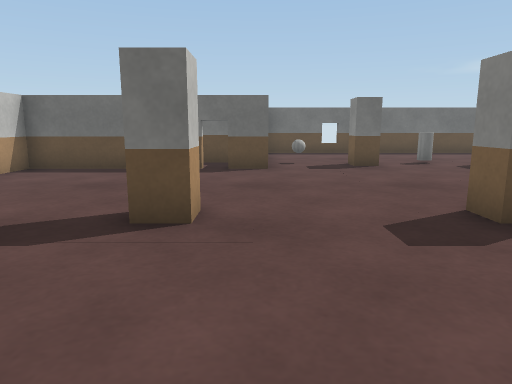
[1] (above)

15 first-person views from a walk through a 3-D level made in the Unity game engine. The camera is 0.51 m above the floor, tilts 10° down and sees 70° across. The floor is counted in squares, 0.5 m on a side. Each view is taken from the middle of a square. On the plan, view 1 faces up. The plan holds only what a view shows up to about 13 squares ahead; the rest is blank. The player is left out. Surface patterns are stand-ins for the level's own textures.

[2]
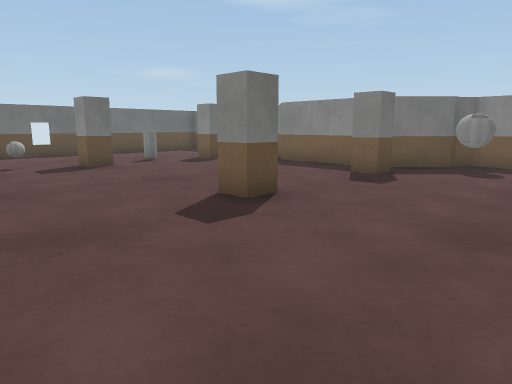

[3]
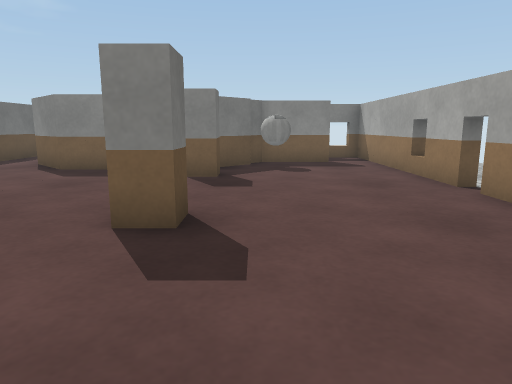

[4]
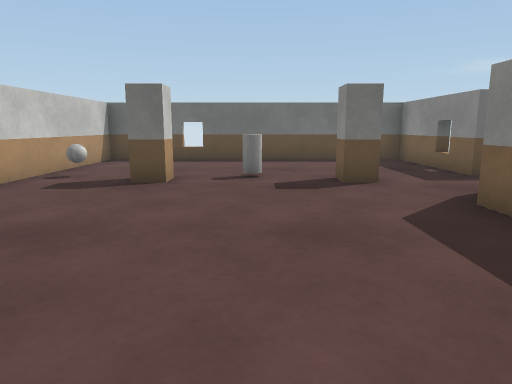

[5]
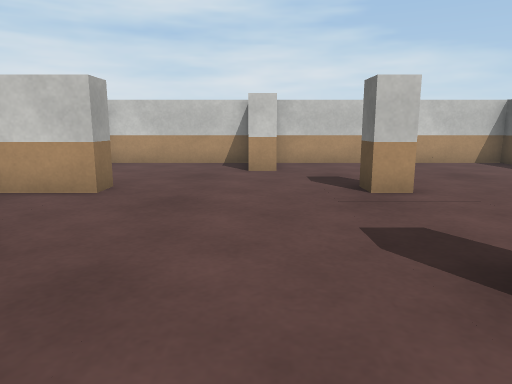

[6]
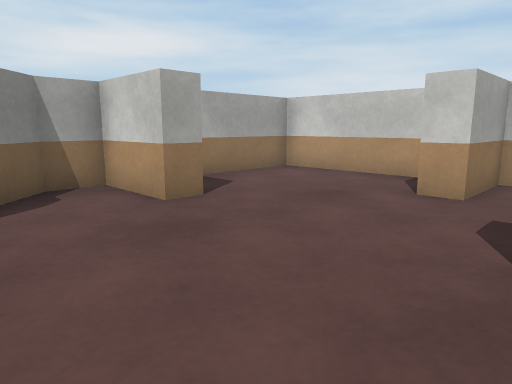

[7]
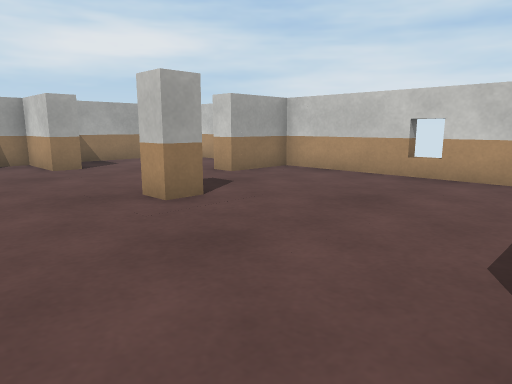

[8]
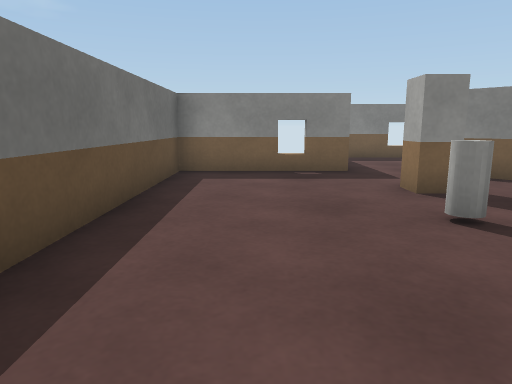

[9]
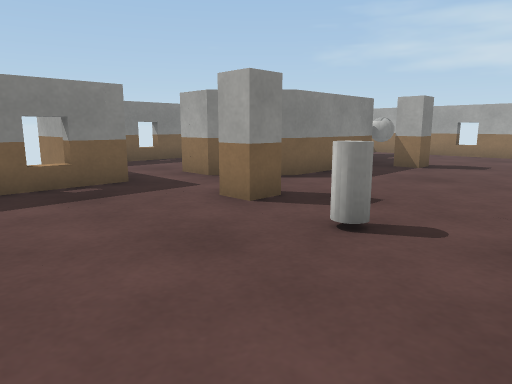

[10]
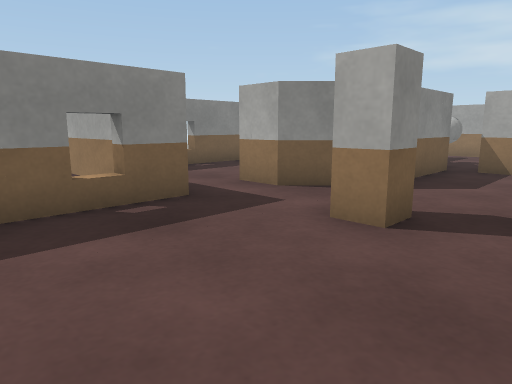

[11]
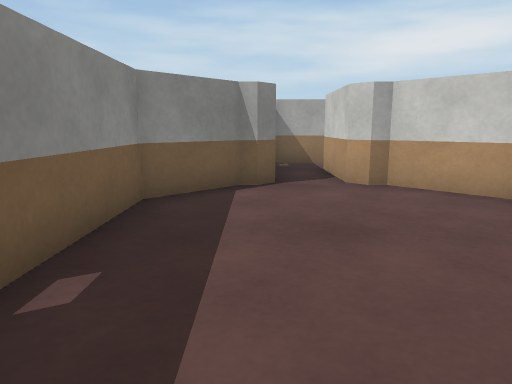

[12]
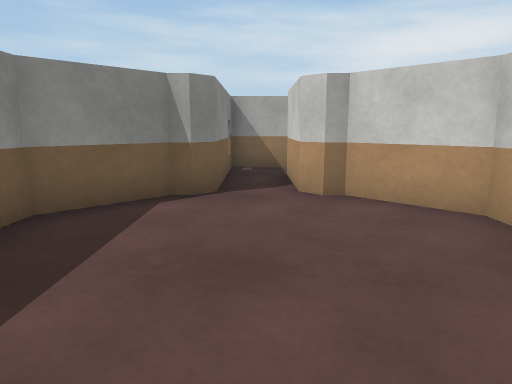

[13]
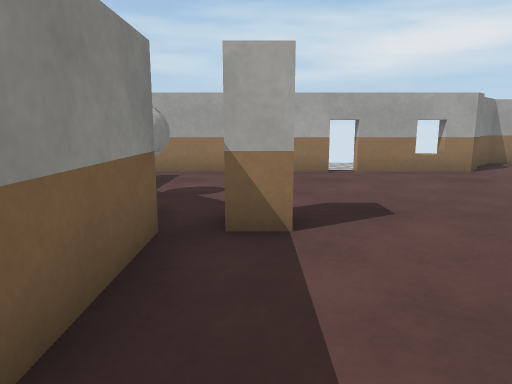

[14]
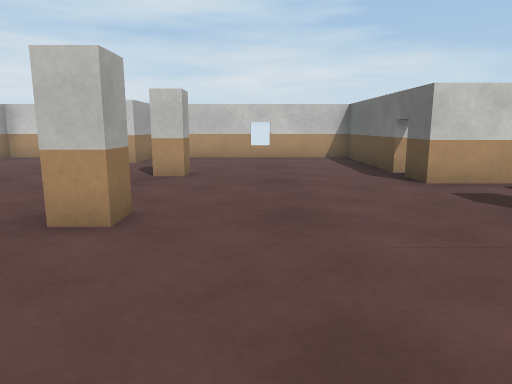

[15]
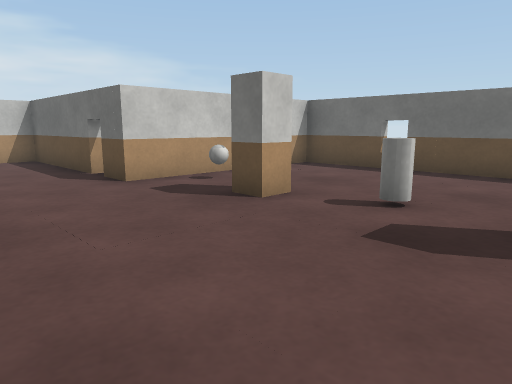

### Floor plan
Points are (right, up) in squares from view 1. A wall is a line through its corners. A room is listed if a view was taken in it or the views show most of it. See-through windows are left out.
Room 1 (views 1, 2, 3, 4, 5, 6, 7, 8, 9, 10, 13, 14, 15)
walls: (2.6, 4.5) (3.3, 4.5) (3.3, 3.8) (2.6, 3.8) (2.6, 4.5); (-1.4, 4.5) (-0.7, 4.5) (-0.7, 3.8) (-1.4, 3.8); (3.3, 10.5) (3.3, 9.8) (2.6, 9.8) (2.6, 10.5); (7.4, 3.8) (6.6, 3.8) (6.6, 4.5) (7.4, 4.5); (8, 4.4) (8, 7.8) (9.3, 9.1) (10.4, 9.1); (7.4, 9.8) (6.6, 9.8) (6.6, 10.5) (7.4, 10.5); (1.6, -0.8) (2, -0.5) (10.6, -0.5); (-1.4, -0.5) (-0.7, -0.5) (-0.7, -2.5) (0.3, -2.5) (1.2, -1.6); (-5.7, 1.9) (-5.7, -2.5) (-2, -2.5); (10, 0.8) (10, 2.8) (9.6, 3.1) (9.3, 3.1) (8.2, 4.3); (10.6, 10.8) (9.6, 10.8) (9.6, 14.8) (0.3, 14.8) (0.3, 9.2) (-5.7, 9.2) (-5.7, 2.5) (-3.7, 2.5) (-3.7, 1.8)
ways out: opening at (10, 0) to room 2; opening at (10, 10) to room 2
objects: ball (1, 11); cylinder (5, 11); ball (9, 2)
Room 2 (views 11, 12)
walls: (9.9, 3.5) (10.3, 3.2) (10.3, 0.8); (8.3, 5.2) (8.3, 4.8) (9.7, 3.5); (12.1, 10.8) (10.6, 10.8); (10.6, -0.5) (11.6, -0.5) (11.6, 3.2) (12, 3.5) (12.3, 3.5) (13.6, 4.8) (13.6, 9.9)
ways out: opening at (10, 0) to room 1; opening at (10, 10) to room 1

Where each view was taken, in squares from view 1:
view 1: 0 up, 0 right, facing up
view 2: 0 up, 1 left, facing up-right
view 3: 3 up, 1 left, facing right
view 4: 3 up, 5 right, facing up
view 5: 2 up, 5 right, facing left
view 6: 4 up, 2 right, facing down-left
view 7: 9 up, 2 right, facing down-left
view 8: 13 up, 1 right, facing right
view 9: 14 up, 3 right, facing down-right
view 10: 14 up, 5 right, facing down-right
view 11: 10 up, 12 right, facing down
view 12: 9 up, 11 right, facing down
view 13: 8 up, 7 right, facing down
view 14: 6 up, 7 right, facing left
view 15: 6 up, 7 right, facing up-left
